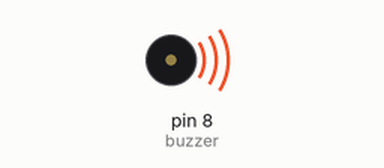
A sketch run on a simulated Arduino Uno, built with avr-gcc and run on an emulated ATmega328P. Parts: buzzer (waves = sounding).

Above: at 0.2 s.
At 5.5 s:
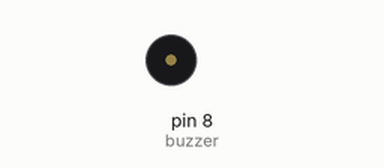
Timing chart, 0 to 7.8 s (numbered marks = the images above):
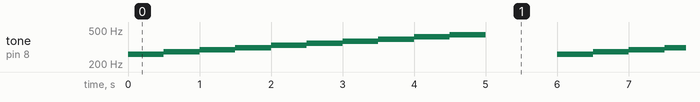

Measured:
- by itself, tone on pin 8 (buzzer): repeats every 6.0 s: 277 Hz 0.50 s, 294 Hz 0.50 s, 311 Hz 0.50 s, 330 Hz 0.50 s, 349 Hz 0.50 s, 370 Hz 0.50 s, 392 Hz 0.50 s, 415 Hz 0.50 s, 440 Hz 0.50 s, silent 1.0 s, 261 Hz 0.50 s

The sketch:

script.ino
```cpp
int buzzer = 8;
int numNotas = 10;

// Vetor contendo a frequência de cada nota
int notas[] = {261, 277, 294, 311, 330, 349,
370, 392, 415, 440};

// Notas: C, C#, D, D#, E, F, F#, G, G#, A
/*
C=Dó D=Ré E=Mi F=Fá G=Sol A=Lá B=Si
As notas sem o “#”, são as notas naturais
(fundamentais).
Aquelas com o “#”, são chamadas “notas
sustenidas” (por exemplo: C#=Dó Sustenido).
*/

void setup()
{
  pinMode(buzzer, OUTPUT);
}

void loop()
{
  for (int i = 0; i < numNotas; i++) {
 	  tone(buzzer, notas[i]);
 	  delay(500);
 	}
 	noTone(buzzer);
  delay(1000);
}
```
